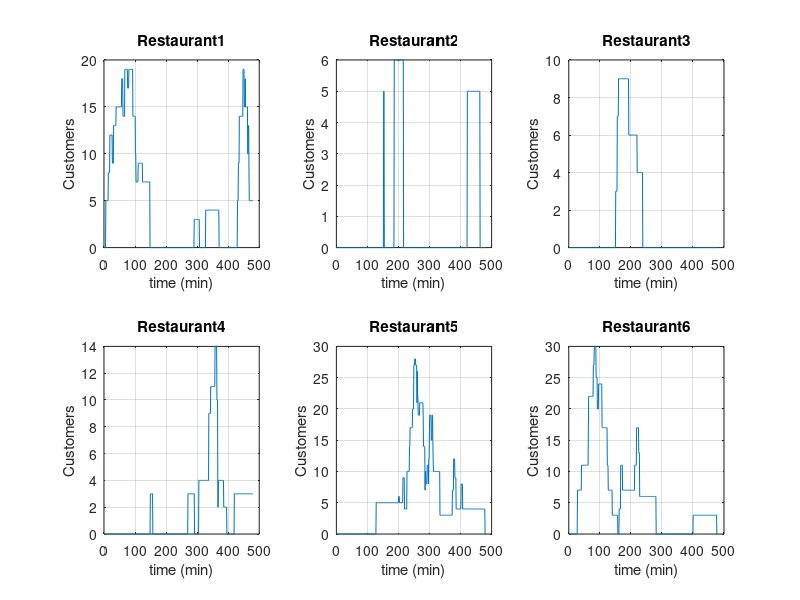

The MATLAB source for this figure:
%% Parameters
delta_t = 1; % 1 time tick (min)
t_dur = 60*8; %simulation duration (8 hours)
t = linspace(0,t_dur,t_dur/delta_t);

N = 6; % number of restaurants
k = linspace(2,12,N);%ones(1,N);
mu = ones(1,N);
c = zeros(1,N); % Customers
c_t = zeros(t_dur/delta_t,N);
c_max = 25; %maximum capacity of restaurants

%Parameters of people
avg_people_time = 5; %a new customers comes about every 5 minitues.
pa  = 1/avg_people_time;
avg_stay = 40; % average time a customer group stays
pl = 1/avg_stay;

%Ca = B(max_group_size,avg_group_size/max_group_size)
avg_group_size = 4;
max_group_size = 10;

%people that come in time i
group = zeros(1,t_dur/delta_t);
%Customer matrix
cust_mtx = [];
%% Simulation

for i=1:t_dur/delta_t
    
   %Did a group came?
   toss = rand();
   if toss<=pa
       group(i) = binornd(max_group_size,avg_group_size/max_group_size);
   end
   %Choose Restaurant
   if group(i)~=0

   toss = sum(k+mu.*c)*rand();
   disp([toss sum(k+mu.*c)])
   %Decide which restaurant
       for j=1:N
           if toss<k(j)+mu(j)*c(j)
               c(j)=c(j)+group(i);
               cust_mtx = [cust_mtx;[group(i) j]];
               break
           else
               toss = toss-k(j)+mu(j)*c(j);
           end    
       end
   end
   %Leaving Customers
   mtx_size = size(cust_mtx);
   remove_list= [];
   for j = 1:mtx_size(1)
       toss = rand();
       if toss<=pl 
           c(cust_mtx(j,2)) = c(cust_mtx(j,2))-cust_mtx(j,1);
           remove_list = [remove_list j];
       end
   end
   cust_mtx(remove_list,:) = [];
   c_t(i,:) = c;
end

%% Plot
figure(1)
for i = 1:N
subplot(2,3,i)
plot(t,c_t(:,i))
xlabel('time (min)')
ylabel('Customers')
title(strcat('Restaurant ',int2str(i)))
grid on
end
% figure(2),
% stem(t,group)
% xlabel('time (min)')
% ylabel('Group Size')
% title('Groups coming')
% grid on

